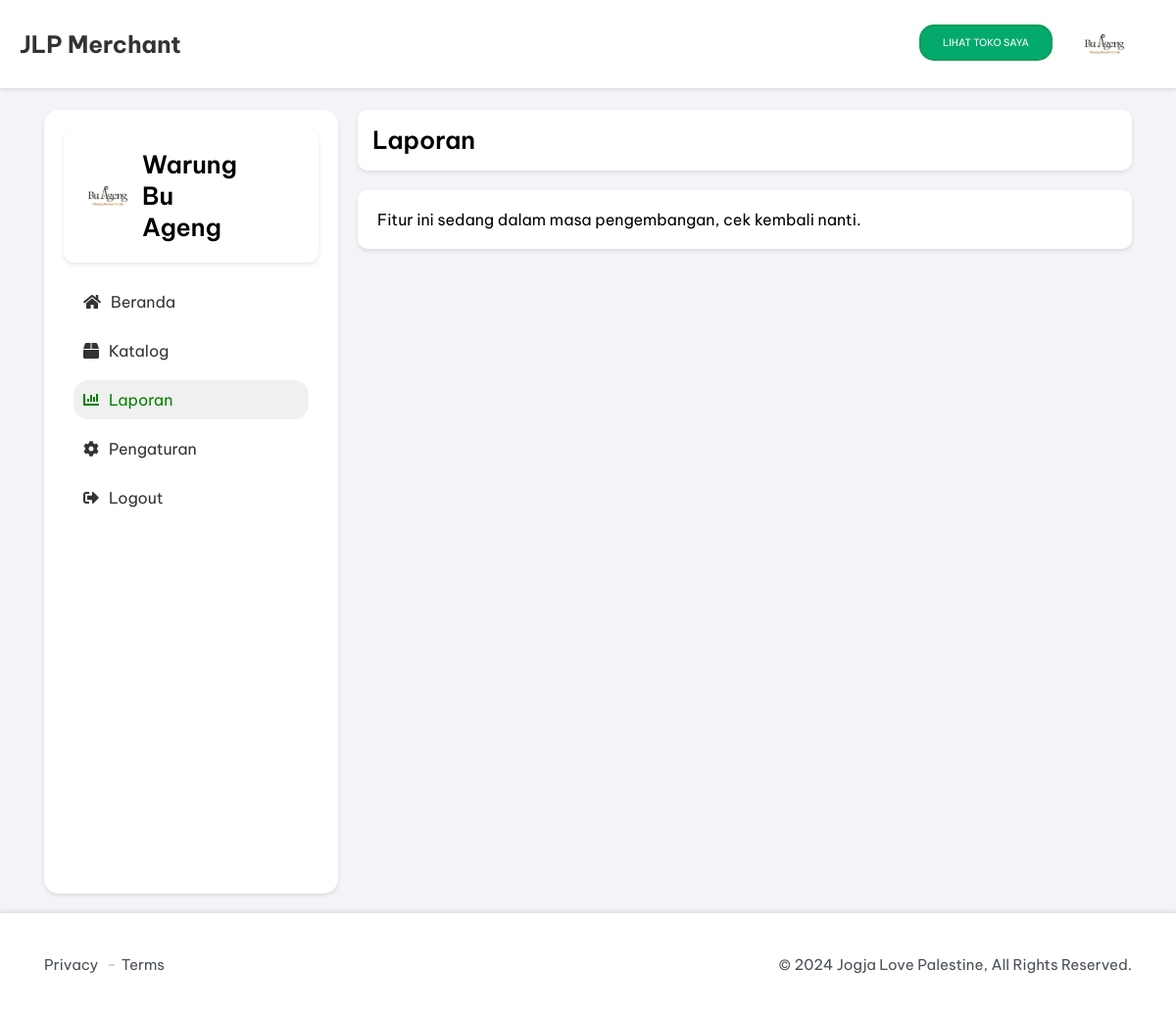
The app's page /account/laporan.php (signed in) with its own data.
### tables this page shows
CREATE TABLE IF NOT EXISTS `merchants` (
  `id` int NOT NULL AUTO_INCREMENT,
  `username` varchar(50) NOT NULL,
  `password` varchar(255) NOT NULL,
  `merchant_name` varchar(255) DEFAULT NULL,
  `email` varchar(255) DEFAULT NULL,
  `phone` varchar(50) DEFAULT NULL,
  `tujuan` varchar(255) DEFAULT NULL,
  `profile_picture` varchar(255) DEFAULT 'uploads/default.png',
  `main_image` varchar(255) DEFAULT 'uploads/default-main.jpg',
  `description` varchar(255) DEFAULT 'No bio yet.',
  `alamat` text,
  `operation_hours` varchar(255) DEFAULT '-',
  `social_media` varchar(255) DEFAULT '-',
  `website` varchar(255) DEFAULT '-',
  `maps_pin` text,
  `referral` varchar(255) DEFAULT NULL,
  PRIMARY KEY (`id`),
  UNIQUE KEY `username` (`username`)
);

### account/laporan.php (the view, shortened to what this page needs)
<?php
include 'db.php';
$username = $_SESSION['username'];
$query = "SELECT id, merchant_name, profile_picture FROM merchants WHERE username = '$username'";
$result = mysqli_query($conn, $query);
if ($result && mysqli_num_rows($result) > 0) {
  $merchant = mysqli_fetch_assoc($result);
  $merchant_name = !empty($merchant['merchant_name']) ? $merchant['merchant_name'] : "Merchant";
} else {
  echo "Merchant tidak ditemukan.";
  exit();
}
?>
<!DOCTYPE html>
<html lang="en">
<head>
  <link href="https://cdnjs.cloudflare.com/ajax/libs/font-awesome/5.15.3/css/all.min.css" rel="stylesheet" />
  <link rel="stylesheet" href="./assets/css/style.css">
  <link rel="stylesheet" href="./assets/css/lapor.css">
  <link rel="stylesheet" href="./assets/css/katal.css">
</head>
<body>
  <div class="header">
    <h1>JLP Merchant</h1>
    <div class="cardk">
      <div class="kolom1">
        <a class="toko" href="../detail.php?id=<?php echo $merchant['id']; ?>">Lihat Toko Saya</a>
      </div>
      <div class="kolom2">
        <img alt="Profile picture" height="50" src="<?php echo $merchant['profile_picture']; ?>" width="50" />
      </div>
    </div>
  </div>
  <div class="container">
    <div class="sidebar">
      <div class="profile">
        <img alt="Profile picture" height="50" src="<?php echo $merchant['profile_picture']; ?>" width="50" />
        <p class="profile-title"><?php echo $merchant_name; ?></p>
      </div>
      <a href="dashboard.php" id="fa"><i class="fas fa-home"></i> Beranda</a>
      <a href="katalog.php" id="fa"><i class="fas fa-box"></i> Katalog</a>
      <a class="active" href="laporan.php" id="fa"><i class="fas fa-chart-bar"></i> Laporan</a>
      <a href="pengaturan.php" id="fa"><i class="fas fa-cog"></i> Pengaturan</a>
      <a href="logout.php" id="fa" class="lgo"><i class="fas fa-sign-out-alt"></i> Logout</a>
    </div>
    <div class="content">
      <div class="title-card">
        <h1>Laporan</h1>
      </div>
      <div class="table-container">
        <p>Fitur ini sedang dalam masa pengembangan, cek kembali nanti.</p>
      </div>
    </div>
  </div>
  <div class="footer">
    <div class="container">
      <ul class="footer-list">
        <li class="footer-item">
          <a href="privacy-policy.php" class="footer-link">Privacy</a>
        </li>
        <li class="footer-item">
          <a href="terms.php" class="footer-link">Terms</a>
        </li>
      </ul>
      <p class="copyright">
        &copy; 2024 <a href="#" class="copyright-link">Jogja Love Palestine</a>, All Rights Reserved.
      </p>
    </div>
  </div>
</body>
</html>

### account/assets/css/style.css (style rules this page uses)
:root { --imperial-red_12: hsla(357, 86%, 57%, 0.12); --pacific-blue_12: hsla(188, 78%, 41%, 0.12); --davys-gray_12: hsla(210, 9%, 31%, 0.12); --imperial-red: hsl(357, 86%, 57%); --sonic-sliver: hsl(0, 0%, 47%); --pacific-blue: hsl(188, 78%, 41%); --blue-ryb_12: hsla(220, 100%, 50%, 0.12); --space-cadet: hsl(220, 41%, 20%); --eerie-black: hsl(214, 10%, 13%); --davys-gray: hsl(210, 9%, 31%); --emerald_12: hsla(144, 62%, 53%, 0.12); --cool-gray: hsl(225, 11%, 59%); --cultured: hsl(225, 20%, 96%); --blue-ryb: #139C59; --black_08: hsla(0, 0%, 0%, 0.06); --black_12: hsla(0, 0%, 0%, 0.12); --coral_12: hsla(15, 100%, 65%, 0.12); --sunglow: hsl(44, 100%, 61%); --emerald: hsl(144, 62%, 53%); --onyx-2: hsl(210, 10%, 23%); --coral: hsl(15, 100%, 65%); --white: hsl(0, 0%, 100%); --onyx: hsl(207, 8%, 21%); --ff-vietnam: "Be Vietnam Pro", sans-serif; --fs-1: 1.563rem; --fs-2: 1.5rem; --fs-3: 1.25rem; --fs-4: 1.078rem; --fs-5: 1rem; --fs-6: 0.938rem; --fs-7: 0.875rem; --fs-8: 0.844rem; --fs-9: 0.813rem; --fs-10: 0.769rem; --fw-500: 500; --fw-600: 600; --transition: 0.25s ease; --cubic-out: cubic-bezier(0.45, 0.85, 0.5, 1); --cubic-in: cubic-bezier(0.5, 0, 0.50, 0.95); --radius-6: 6px; --shadow-1: 0 12px 20px hsla(210, 10%, 23%, 0.07); --shadow-2: 0 2px 10px hsla(0, 0%, 0%, 0.04); --shadow-3: 0 2px 20px var(--black_08); }
*, *::before, *::after { margin: 0; padding: 0; box-sizing: border-box; }
li { list-style: none; }
a { text-decoration: none; }
a, img, span, data, time, input, button, span.icon { display: block; border-radius: 16px; }
html { font-family: var(--ff-vietnam); scroll-behavior: smooth; }
body { padding-block-start: 92px; background: var(--cultured); }
.container { padding-inline: 15px; }
.header { background: var(--white); position: fixed; top: 0; left: 0; width: 100%; height: 72px; padding-block: 20px; overflow: hidden; transition: 0.3s var(--cubic-in); box-shadow: var(--shadow-3); z-index: 1; }
.footer { background: var(--white); padding-block: 25px; }
.footer-list { display: flex; flex-wrap: wrap; justify-content: flex-end; align-items: flex-end; margin-bottom: 10px; }
.footer-link, .copyright { color: var(--davys-gray); font-size: var(--fs-6); line-height: 1.7; }
.footer-link, .copyright-link { display: inline-block; transition: var(--transition); }
:is(.footer-link, .copyright-link):is(:hover, :focus) { color: var(--blue-ryb); }
.footer-item:not(:last-child)::after { content: "-"; color: hsl(0, 0%, 80%); font-weight: var(--fw-600); margin-inline: 5px; }
.copyright-link { color: inherit; }
@media (min-width: 570px) { .container { max-width: 550px; margin-inline: auto; } }
@media (min-width: 768px) { .container { max-width: 700px; } }
@media (min-width: 992px) { .container { max-width: 950px; } }
@media (min-width: 992px) { .header { height: unset; padding-block: 10px; } }
@media (min-width: 992px) { .footer-list { margin-bottom: 0; } }
@media (min-width: 992px) { .footer .container { display: flex; justify-content: space-between; align-items: center; } }
@media (min-width: 1200px) { .container { max-width: 1150px; } }

### account/assets/css/katal.css (style rules this page uses)
.sidebar { width: 300px; height: 800px; border-radius: 15px; }
.content { display: flex; flex-direction: column; }

### account/laporan.php (style rules this page uses)
.toko { border: none; padding: 10px 22px; background-color: #04AA6D; color: #ffffff; font-size: 10px; text-align: center; cursor: pointer; text-transform: uppercase; vertical-align: middle; align-items: center; border-radius: 15px; transition: 0.5s; border: 2px solid #139C59; }
.cardk { display: flex; width: 250px; padding-right: 20px; }
.kolom1 { margin-left: 20px; margin: 0 auto; margin-top: 5px; margin-right: 20px; }
.kolom2 { margin-left: 20px; margin: 0 auto; margin-top: ; }
.lgo { position: relative; top: -50px; }

### records on screen
merchants: profile_picture (picture), merchant_name "Warung Bu Ageng"
